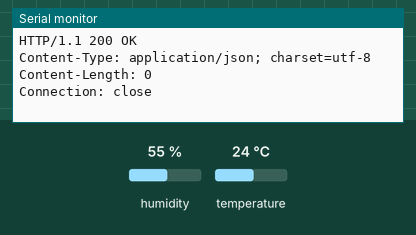
The sketch below on a simulated ESP8266 (NodeMCU). On the bench: the last lines printed to the serial monitor. The inputs (shaded band) are chosen by the test bench; at power-on: humidity 55 %, temperature 24 °C. WiFi joins after 1.5 s; servers stay silent unless stated; uploads are accepted with an empty reply.

Above: at 2.8 s.
2.9 s: humidity set to 22 %
At 4.5 s:
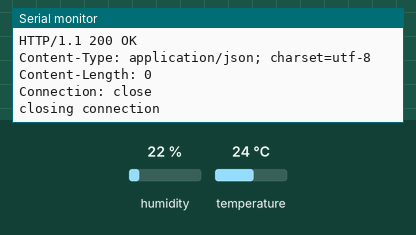
9.6 s: temperature set to 12 °C
At 11.8 s:
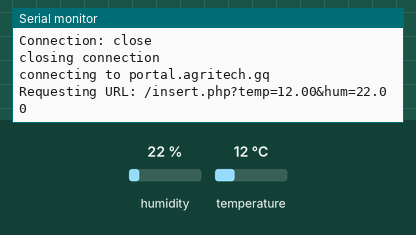
15.3 s: humidity set to 40 %
At 16.08 s:
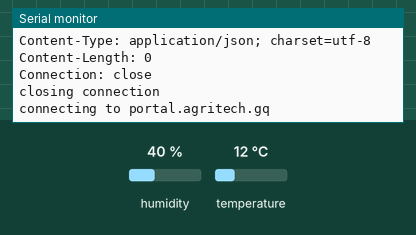
Timing chart, 0 to 18.3 s (numbered marks = the images above; inputs shaded):
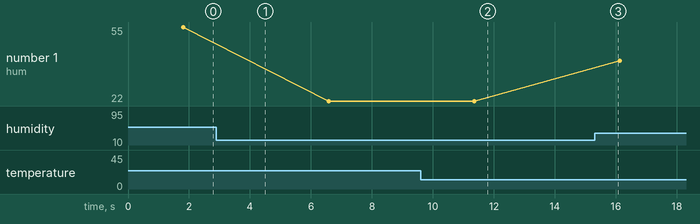

Measured:
- after the input at 9.6 s, the serial monitor: prints a new line after 1.8 s (image 2)
- plotted number 1: 55 → 22 after the input at 2.9 s, 22 → 40 after the input at 15.3 s

The sketch:

temp.ino
```cpp
#include <ESP8266WiFi.h>
#include "DHT.h"

#define DHTPIN D1
#define DHTTYPE DHT22

const char* ssid     = "Rasheeda-Cottage";
const char* password = "92466860";
const char* host = "portal.agritech.gq";
DHT dht(DHTPIN, DHTTYPE);

void setup() {
  Serial.begin(115200);
  delay(100);
  dht.begin();
  Serial.println();
  Serial.println();
  Serial.print("Connecting to ");
  Serial.println(ssid);

  WiFi.begin(ssid, password);
  while (WiFi.status() != WL_CONNECTED) {
    delay(500);
    Serial.print(".");
  }

  Serial.println("");
  Serial.println("WiFi connected");
  Serial.println("IP address: ");
  Serial.println(WiFi.localIP());
  Serial.print("Netmask: ");
  Serial.println(WiFi.subnetMask());
  Serial.print("Gateway: ");
  Serial.println(WiFi.gatewayIP());
}
void loop() {
  float h = dht.readHumidity();
  // Read temperature as Celsius (the default)
  float t = dht.readTemperature();
  if (isnan(h) || isnan(t)) {
    Serial.println("Failed to read from DHT sensor!");
    return;
  }

  Serial.print("connecting to ");
  Serial.println(host);

  WiFiClient client;
  const int httpPort = 80;
  if (!client.connect(host, httpPort)) {
    Serial.println("connection failed");
    return;
  }

  String url = "/insert.php?temp=" + String(t) + "&hum="+ String(h);
  Serial.print("Requesting URL: ");
  Serial.println(url);

  client.print(String("GET ") + url + " HTTP/1.1\r\n" +
               "Host: " + host + "\r\n" +
               "Connection: close\r\n\r\n");
  delay(500);

  while(client.available()){
    String line = client.readStringUntil('\r');
    Serial.print(line);
  }

  Serial.println();
  Serial.println("closing connection");
  delay(3000);
}
```
